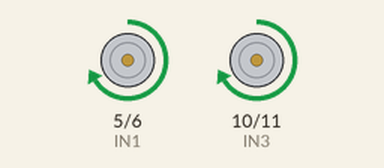
The sketch below on a simulated Arduino Uno, built with avr-gcc and run on an emulated ATmega328P. On the bench: motor-driver pin pairs drawn as motors (green arrow = first pin HIGH = forward, orange = second pin HIGH = backward, longer = more drive, scaled by the enable pin). What the sketch prints to the serial monitor is not drawn.

Above: at 1.0 s.
At 4.0 s:
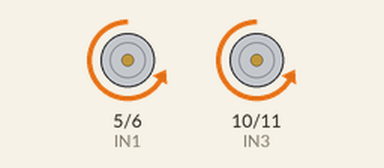
At 6.5 s:
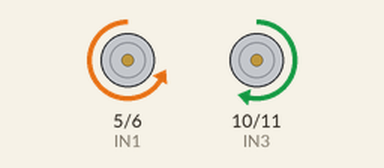
At 10.0 s:
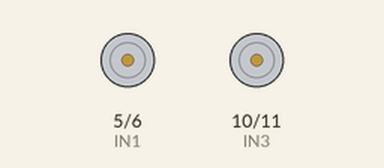
Timing chart, 0 to 12.7 s (numbered marks = the images above):
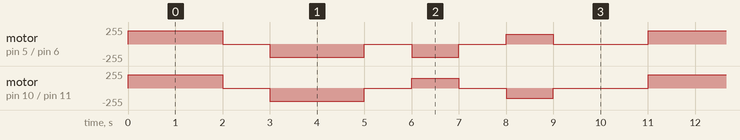

Measured:
- by itself, motor on pin 5 (IN1) / pin 6 (IN2): stopped → forward 200/255 at 0.00 s, → stopped 2.0 s later, → backward 200/255 1.0 s later, → stopped 2.0 s later, … (95 changes in this stretch)
- by itself, motor on pin 10 (IN3) / pin 11 (IN4): stopped → forward 200/255 at 0.00 s, → stopped 2.0 s later, → backward 200/255 1.0 s later, → stopped 2.0 s later, … (95 changes in this stretch)

The sketch:

motor_control.ino
```cpp
/*
 * Lab 2: DC 모터 제어 (DC Motor Control with L298N)
 *
 * L298N 모터 드라이버를 사용하여 DC 모터를 제어합니다.
 *
 * 연결:
 * - IN1 -> Pin 5
 * - IN2 -> Pin 6
 * - IN3 -> Pin 10
 * - IN4 -> Pin 11
 * - ENA -> Pin 3 (PWM)
 * - ENB -> Pin 9 (PWM)
 */

// 모터 A (왼쪽)
const int ENA = 3;
const int IN1 = 5;
const int IN2 = 6;

// 모터 B (오른쪽)
const int ENB = 9;
const int IN3 = 10;
const int IN4 = 11;

void setup() {
  Serial.begin(9600);

  // 모터 핀 설정
  pinMode(ENA, OUTPUT);
  pinMode(IN1, OUTPUT);
  pinMode(IN2, OUTPUT);
  pinMode(ENB, OUTPUT);
  pinMode(IN3, OUTPUT);
  pinMode(IN4, OUTPUT);

  Serial.println("모터 제어 테스트 시작");
}

void loop() {
  Serial.println("전진");
  moveForward(200);
  delay(2000);

  Serial.println("정지");
  stopMotors();
  delay(1000);

  Serial.println("후진");
  moveBackward(200);
  delay(2000);

  Serial.println("정지");
  stopMotors();
  delay(1000);

  Serial.println("좌회전");
  turnLeft(150);
  delay(1000);

  Serial.println("정지");
  stopMotors();
  delay(1000);

  Serial.println("우회전");
  turnRight(150);
  delay(1000);

  Serial.println("정지");
  stopMotors();
  delay(2000);
}

void moveForward(int speed) {
  analogWrite(ENA, speed);
  analogWrite(ENB, speed);
  digitalWrite(IN1, HIGH);
  digitalWrite(IN2, LOW);
  digitalWrite(IN3, HIGH);
  digitalWrite(IN4, LOW);
}

void moveBackward(int speed) {
  analogWrite(ENA, speed);
  analogWrite(ENB, speed);
  digitalWrite(IN1, LOW);
  digitalWrite(IN2, HIGH);
  digitalWrite(IN3, LOW);
  digitalWrite(IN4, HIGH);
}

void turnLeft(int speed) {
  analogWrite(ENA, speed);
  analogWrite(ENB, speed);
  digitalWrite(IN1, LOW);
  digitalWrite(IN2, HIGH);
  digitalWrite(IN3, HIGH);
  digitalWrite(IN4, LOW);
}

void turnRight(int speed) {
  analogWrite(ENA, speed);
  analogWrite(ENB, speed);
  digitalWrite(IN1, HIGH);
  digitalWrite(IN2, LOW);
  digitalWrite(IN3, LOW);
  digitalWrite(IN4, HIGH);
}

void stopMotors() {
  analogWrite(ENA, 0);
  analogWrite(ENB, 0);
  digitalWrite(IN1, LOW);
  digitalWrite(IN2, LOW);
  digitalWrite(IN3, LOW);
  digitalWrite(IN4, LOW);
}
```
